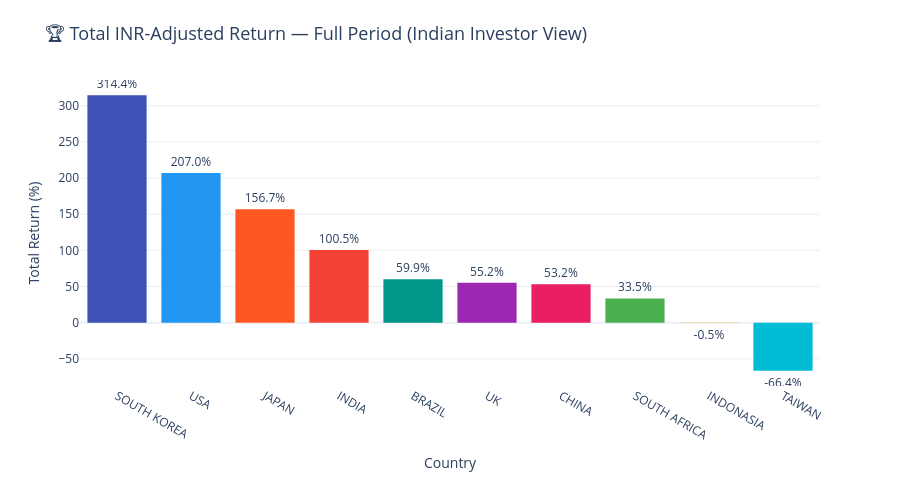

Notebook code cell kept with this figure:
### Code cell
# ---- Bar chart: Total Return by Country ----
colors = [COUNTRY_COLORS[c] for c in summary_df['Country']]
fig = go.Figure(go.Bar(
    x=summary_df['Country'],
    y=summary_df['Total Return (%)'],
    marker_color=colors,
    text=[f"{v:.1f}%" for v in summary_df['Total Return (%)']],
    textposition='outside',
    marker_line_width=0
))
fig.update_layout(
    title=dict(text='🏆 Total INR-Adjusted Return — Full Period (Indian Investor View)', font=dict(size=18)),
    yaxis_title='Total Return (%)',
    xaxis_title='Country',
    height=480,
    plot_bgcolor='rgba(0,0,0,0)',
    yaxis=dict(gridcolor='#eee'),
    showlegend=False,
    margin=dict(t=80, b=60)
)
fig.show()

### Figure 1 — Plotly figure (JSON) as saved in the notebook; plotly's stock layout.template omitted (floating-point values rounded to 4 significant figures)
{"data": [{"marker": {"color": ["#3F51B5", "#2196F3", "#FF5722", "#F44336", "#009688", "#9C27B0", "#E91E63", "#4CAF50", "#FF9800", "#00BCD4"], "line": {"width": 0}}, "text": ["314.4%", "207.0%", "156.7%", "100.5%", "59.9%", "55.2%", "53.2%", "33.5%", "-0.5%", "-66.4%"], "textposition": "outside", "type": "bar", "x": ["SOUTH KOREA", "USA", "JAPAN", "INDIA", "BRAZIL", "UK", "CHINA", "SOUTH AFRICA", "INDONASIA", "TAIWAN"], "y": [314.4, 207.0, 156.7, 100.5, 59.9, 55.2, 53.2, 33.5, -0.5, -66.4]}], "layout": {"height": 480, "margin": {"b": 60, "t": 80}, "plot_bgcolor": "rgba(0,0,0,0)", "showlegend": false, "title": {"font": {"size": 18}, "text": "🏆 Total INR-Adjusted Return — Full Period (Indian Investor View)"}, "xaxis": {"title": {"text": "Country"}}, "yaxis": {"gridcolor": "#eee", "title": {"text": "Total Return (%)"}}}}
